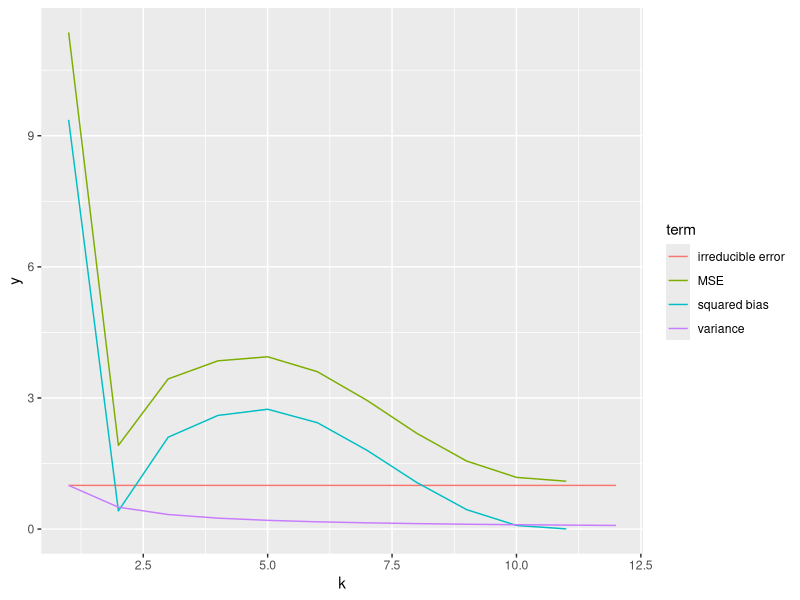

Write R code to recreate this figure.
## ---- chunk 1
library(tidyverse)
x_train <- c(1:3, 5:12)
y_train <- c(-7.1, -7.1, .5, -3.6, -2, -1.7,
       -4, -.2, -1.2, -1.2, -3.5)
my_f <- function(x) {
  -9.3 + 2.6 * x - 0.3 * x^2 + .01 * x^3
}
sigma <- 1
df_train <- tibble(x_train, y_train)
## ---- chunk 2
var_term <- function(k, sigma) {
  sigma^2 / k
}
## ---- chunk 3
bias_term <- function(x, k, f, x_train) {
  abs_distances <- abs(x - x_train)
  which_k <- order(abs_distances)[1:k]
  x_train_in_N <- x_train[which_k]
  f(k) - mean(f(x_train_in_N))
}
## ---- chunk 4
k <- 1:12
x <- 3
var_line <- rep(NA, length(k))
sq_bias_line <- rep(NA, length(k))

for (i in 1:length(k)) {
  sq_bias_line[i] <- bias_term(x, k[i], f = my_f, x_train)^2
  var_line[i] <- var_term(k[i], sigma)
}
y <- c(var_line,
       sq_bias_line, 
       rep(sigma^2, length(k)),
       var_line + sq_bias_line + sigma^2)
term <- rep(c("variance", "squared bias", 
              "irreducible error", "MSE"), each = length(k))

df <- tibble(k = rep(k, 4),
             y = y,
             term = term)

ggplot(df, aes(x = k, y = y, col = term)) +
  geom_line()
